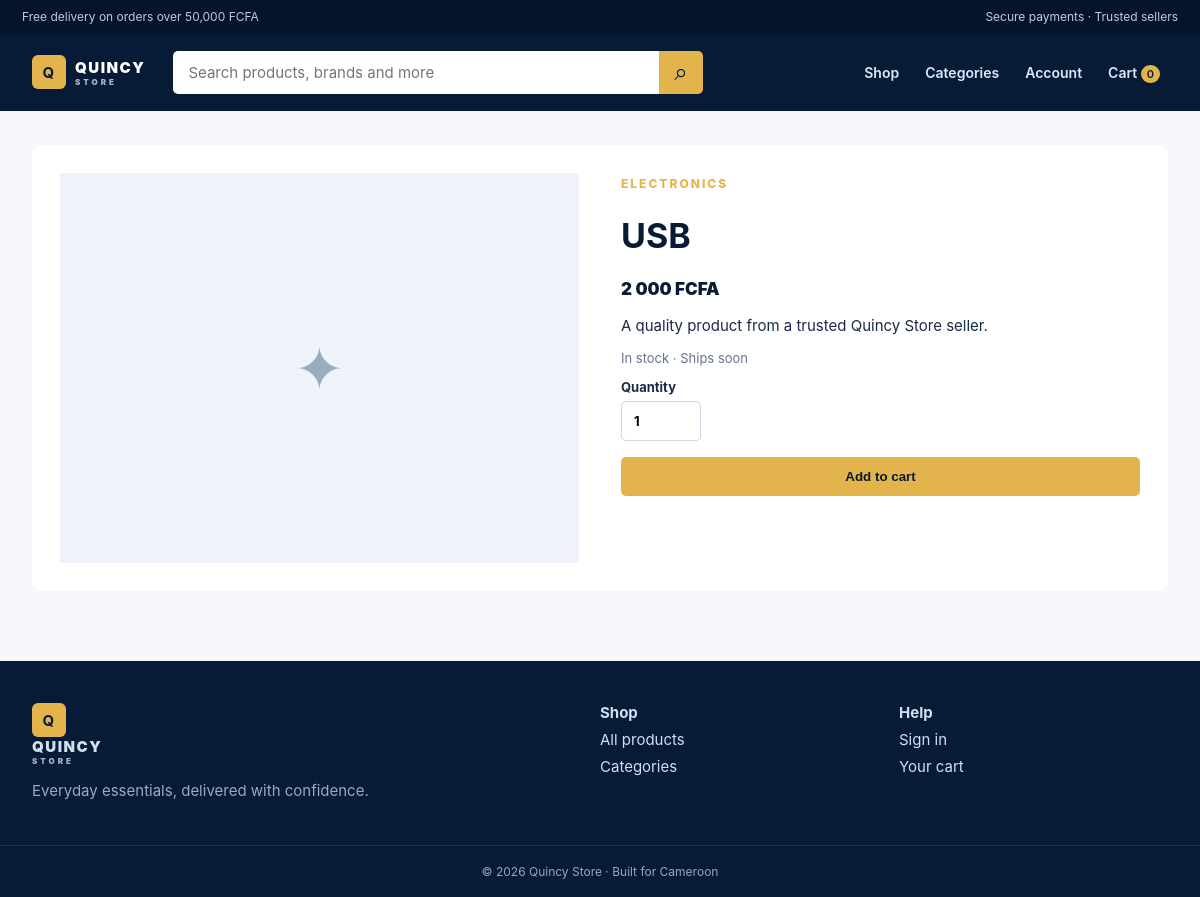
The app's page /b2c/product-details.php?id=9 with its own data.
### tables this page shows
CREATE TABLE `products` (
  `id` int(11) NOT NULL,
  `supplier_id` int(11) DEFAULT NULL,
  `manufacturer_id` int(11) DEFAULT NULL,
  `category_id` int(11) NOT NULL,
  `name` varchar(200) NOT NULL,
  `slug` varchar(220) NOT NULL,
  `description` text DEFAULT NULL,
  `sku` varchar(100) DEFAULT NULL,
  `retail_price` decimal(12,2) NOT NULL,
  `wholesale_price` decimal(12,2) DEFAULT NULL,
  `minimum_order_quantity` int(11) DEFAULT 1,
  `unit` varchar(50) DEFAULT 'piece',
  `weight` decimal(10,2) DEFAULT NULL,
  `country_of_origin` varchar(100) DEFAULT 'Cameroon',
  `status` enum('draft','active','out_of_stock','discontinued') DEFAULT 'draft',
  `created_at` timestamp NOT NULL DEFAULT current_timestamp(),
  `updated_at` timestamp NOT NULL DEFAULT current_timestamp() ON UPDATE current_timestamp()
);

CREATE TABLE `categories` (
  `id` int(11) NOT NULL,
  `parent_id` int(11) DEFAULT NULL,
  `name` varchar(100) NOT NULL,
  `description` text DEFAULT NULL,
  `image` varchar(255) DEFAULT NULL,
  `status` enum('active','inactive') DEFAULT 'active',
  `created_at` timestamp NOT NULL DEFAULT current_timestamp(),
  `updated_at` timestamp NOT NULL DEFAULT current_timestamp() ON UPDATE current_timestamp()
);

### includes/functions.php (called while the page is built, shortened)
<?php
function e(mixed $value): string
{
    return htmlspecialchars((string) $value, ENT_QUOTES, 'UTF-8');
}
function formatPrice(float|int|string $amount): string
{
    return number_format((float) $amount, 0, '.', ' ') . ' FCFA';
}

### b2c/product-details.php (the view, shortened to what this page needs)
<?php
require_once __DIR__ . '/_bootstrap.php';
$id=filter_input(INPUT_GET,'id',FILTER_VALIDATE_INT) ?: 0;
$product=b2cRows("SELECT p.*,c.name category_name,COALESCE(i.quantity-i.reserved_quantity,0) available_quantity,(SELECT pi.image FROM product_images pi WHERE pi.product_id=p.id ORDER BY pi.is_primary DESC,pi.sort_order LIMIT 1) image FROM products p LEFT JOIN categories c ON c.id=p.category_id LEFT JOIN inventory i ON i.product_id=p.id AND i.variant_id IS NULL WHERE p.id=? AND p.status='active' LIMIT 1",[$id])[0]??null;
?>
<div class="detail"><div class="detail-image"><?php if($product['image']): ?><img src="<?= e(b2cImage($product['image'])) ?>" alt="<?= e($product['name']) ?>"><?php else: ?>✦<?php endif; ?></div><div><span class="eyebrow"><?= e($product['category_name']??'Collection') ?></span><h1><?= e($product['name']) ?></h1><p class="price"><?= e(formatPrice($product['retail_price'])) ?></p><p><?= nl2br(e($product['description']??'A quality product from a trusted Quincy Store seller.')) ?></p><p class="muted"><?= ((int)$product['available_quantity']>0) ? 'In stock · Ships soon' : 'Currently out of stock' ?></p><?php if((int)$product['available_quantity']>0): ?><form method="post" class="form"><input type="hidden" name="csrf_token" value="<?= e(csrfToken()) ?>"><label>Quantity <input class="qty" type="number" name="quantity" min="1" max="<?= max(1,(int)$product['available_quantity']) ?>" value="1"></label><button class="btn gold" type="submit">Add to cart</button></form><?php else: ?><button class="btn light" disabled>Out of stock</button><?php endif; ?></div></div>

### b2c/b2c.css (style rules this page uses)
:root { --navy:#071a36;--blue:#15467d;--gold:#e4b44c;--ink:#172b46;--muted:#64748b;--line:#dbe4ef;--bg:#f6f8fb }
* { box-sizing:border-box }
body { margin:0;font:15px Inter,system-ui,-apple-system,Segoe UI,sans-serif;color:var(--ink);background:var(--bg) }
.eyebrow { color:var(--gold);font-weight:800;text-transform:uppercase;letter-spacing:2px;font-size:12px }
.btn { display:inline-block;padding:12px 20px;background:var(--blue);color:white;border:0;border-radius:5px;font-weight:800;cursor:pointer }
.btn.gold { background:var(--gold);color:var(--navy) }
.price { font-weight:900;color:var(--navy);font-size:17px }
.muted { color:var(--muted);font-size:13px }
.filters select,.filters input,.form input,.form textarea,.form select { padding:11px 12px;border:1px solid #cbd7e5;border-radius:5px;font:inherit }
.detail { display:grid;grid-template-columns:1fr 1fr;gap:42px;background:white;border-radius:10px;padding:28px }
.detail h1 { font-size:34px;color:var(--navy) }
.detail-image { min-height:390px;background:#edf3f9;display:grid;place-items:center;color:#9aacc0;font-size:60px }
.qty { width:80px;padding:11px;border:1px solid var(--line);border-radius:4px }
.form { display:grid;gap:16px }
.form label { display:grid;gap:6px;font-weight:700;font-size:13px }

### records on screen
products: category.name "ELECTRONICS", name "USB", retail_price "2 000 FCFA", description "A quality product from a trusted Quincy Store seller."

### other values on screen
$cart "0"
